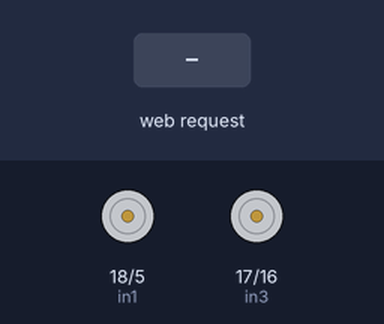
The sketch below on a simulated ESP32. Parts: motor-driver pin pairs drawn as motors (green arrow = first pin HIGH = forward, orange = second pin HIGH = backward, longer = more drive, scaled by the enable pin). The inputs (shaded band) are chosen by the test bench. WiFi joins after 1.5 s; servers stay silent unless stated; what the sketch prints to the serial monitor is not drawn.

Above: at 2.7 s.
2.8 s: HTTP request GET /go/forward received
At 3.4 s:
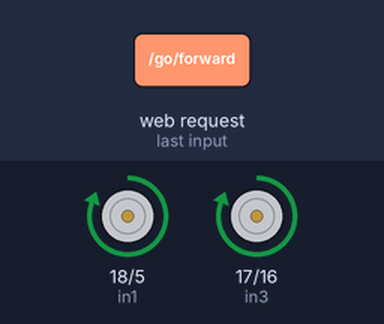
5.3 s: HTTP request GET /go/backward received
At 6.1 s:
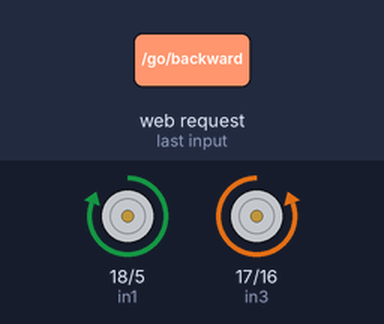
7.8 s: HTTP request GET /set/speed?value=forward received
9.3 s: HTTP request GET /go/forward?value=forward received
11.8 s: HTTP request GET /go/backward?value=forward received
Timing chart, 0 to 14.8 s (numbered marks = the images above; inputs shaded):
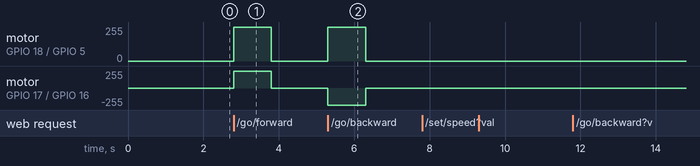

Measured:
- after the input at 2.8 s, motor on GPIO 18 (in1) / GPIO 5 (in2), motor on GPIO 17 (in3) / GPIO 16 (in4): stopped → forward 255/255 at once, → stopped 1.0 s later
- after the input at 5.3 s, motor on GPIO 18 (in1) / GPIO 5 (in2): stopped → forward 255/255 at once, → stopped 1.0 s later; motor on GPIO 17 (in3) / GPIO 16 (in4): stopped → backward 255/255 at once, → stopped 1.0 s later
- after the input at 7.8 s, every drawn part: stays the same

The sketch:

battlebotsai_bot.ino
```cpp
#include <WiFi.h>
#include <WebServer.h>

// WiFi credentials
const char* ssid = "Innovation_Foundry";
const char* password = "@Innovate22";

// Create a web server on port 80
WebServer server(80);

// Global variable for motor speed (0 to 255)
int currentSpeed = 255;

// Motor pin definitions
const int enA = 19;  // PWM speed control Motor A
const int in1 = 18;  // Direction Motor A
const int in2 = 5;
const int in3 = 17;  // Direction Motor B
const int in4 = 16;
const int enB = 4;   // PWM speed control Motor B

// HTML page with buttons and a speed slider
const char* htmlPage = R"=====(
<!DOCTYPE html>
<html>
<head>
  <title>ESP32 Controller</title>
  <style>
    body { text-align: center; font-family: Arial, sans-serif; }
    button { background-color: slateblue; color: white; border: none; width: 80px; height: 30px; margin: 5px; }
    button:hover { background-color: darkslateblue; }
    button:active { background-color: mediumslateblue; }
    input[type=range] { width: 200px; }
  </style>
</head>
<body>
  <h1>ESP32 Controller</h1>
  <p>
    <button onclick="location.href='/go/forward'">FORWARD</button>
    <button onclick="location.href='/go/backward'">BACKWARD</button>
  </p>
  <p>
    <label for="speedSlider">Speed: <span id="speedVal">255</span></label><br>
    <input type="range" id="speedSlider" min="0" max="255" value="255" oninput="updateSpeed(this.value)">
  </p>
  <script>
    function updateSpeed(val) {
      document.getElementById('speedVal').innerText = val;
      var xhr = new XMLHttpRequest();
      xhr.open("GET", "/set/speed?value=" + val, true);
      xhr.send();
    }
  </script>
</body>
</html>
)=====";

// -------------------------
// Function Prototypes
// -------------------------
void handleRoot();
void handleGoForward();
void handleGoBackward();
void handleSetSpeed();
void handleMoveCommand();  // <-- new
void goForward();
void goBackward();
void setSpeed(int motorNumber, int speed);
void setForward(int motorNumber);
void setBackward(int motorNumber);
void setOff(int motorNumber);

// -------------------------
// Setup
// -------------------------
void setup() {
  Serial.begin(115200);

  // Initialize motor control pins
  pinMode(enA, OUTPUT);
  pinMode(enB, OUTPUT);
  pinMode(in1, OUTPUT);
  pinMode(in2, OUTPUT);
  pinMode(in3, OUTPUT);
  pinMode(in4, OUTPUT);

  // Ensure motors are off initially
  digitalWrite(in1, LOW);
  digitalWrite(in2, LOW);
  digitalWrite(in3, LOW);
  digitalWrite(in4, LOW);

  // Connect to WiFi
  WiFi.begin(ssid, password);
  Serial.print("Connecting to WiFi");
  while (WiFi.status() != WL_CONNECTED) {
    delay(500);
    Serial.print(".");
  }
  Serial.println("");
  Serial.print("IP address: ");
  Serial.println(WiFi.localIP());

  // Define HTTP endpoints
  server.on("/", HTTP_GET, handleRoot);
  server.on("/go/forward", HTTP_GET, handleGoForward);
  server.on("/go/backward", HTTP_GET, handleGoBackward);
  server.on("/set/speed", HTTP_GET, handleSetSpeed);

  // New endpoint to handle move commands via direction parameter
  server.on("/move", HTTP_GET, handleMoveCommand);

  // Start the server
  server.begin();
  Serial.println("HTTP server started");
}

// -------------------------
// Main Loop
// -------------------------
void loop() {
  server.handleClient();
}

// -------------------------
// HTTP Handlers
// -------------------------

// Serve the main page
void handleRoot() {
  server.send(200, "text/html", htmlPage);
}

// Handle forward command
void handleGoForward() {
  goForward();
  handleRoot();
}

// Handle backward command
void handleGoBackward() {
  goBackward();
  handleRoot();
}

// Handle speed setting: expects a query parameter "value"
void handleSetSpeed() {
  if (server.hasArg("value")) {
    currentSpeed = server.arg("value").toInt();
    Serial.print("Speed set to: ");
    Serial.println(currentSpeed);
    server.send(200, "text/plain", "Speed set");
  } else {
    server.send(400, "text/plain", "Bad Request");
  }
}

// Handle move command (new)
void handleMoveCommand() {
  if (server.hasArg("direction")) {
    String direction = server.arg("direction");
    direction.toLowerCase(); // make sure it's lower-case for comparison
    if (direction == "forward") {
      goForward();
      server.send(200, "text/plain", "Moving forward");
    } else if (direction == "backward") {
      goBackward();
      server.send(200, "text/plain", "Moving backward");
    } else {
      server.send(400, "text/plain", "Unknown direction");
    }
  } else {
    server.send(400, "text/plain", "Missing 'direction' query parameter");
  }
}

// -------------------------
// Motor Control Functions
// -------------------------
void goForward(){
  // Use currentSpeed as set via the web or default (255)
  setSpeed(0, currentSpeed);
  setSpeed(1, currentSpeed);

  // Turn on motor A & B
  setForward(0);
  setForward(1);

  delay(1000);
  // Turn off motors
  setOff(0);
  setOff(1);
}

void goBackward(){
  // Use currentSpeed as set via the web or default (255)
  setSpeed(0, currentSpeed);
  setSpeed(1, currentSpeed);

  // Turn on motor A & B
  //setBackward(0);
  setForward(0);
  setBackward(1);

  delay(1000);
  // Turn off motors
  setOff(0);
  setOff(1);
}

void setSpeed(int motorNumber, int speed){
  if(motorNumber == 0){
    analogWrite(enA, speed);
  } else if(motorNumber == 1){
    analogWrite(enB, speed);
  }
}

//Sets motor to the "forward" position
void setForward(int motorNumber){
  if(motorNumber == 0){
    digitalWrite(in1, HIGH);
    digitalWrite(in2, LOW);
  } else if(motorNumber == 1){
    digitalWrite(in3, HIGH);
    digitalWrite(in4, LOW);
  }
}

//Sets motor to the "backward" position
void setBackward(int motorNumber){
  if(motorNumber == 0){
    digitalWrite(in1, LOW);
    digitalWrite(in2, HIGH);
  } else if(motorNumber == 1){
    digitalWrite(in3, LOW);
    digitalWrite(in4, HIGH);
  }
}

//sets motor to the "off" position
void setOff(int motorNumber){
  if(motorNumber == 0){
    digitalWrite(in1, LOW);
    digitalWrite(in2, LOW);
  } else if(motorNumber == 1){
    digitalWrite(in3, LOW);
    digitalWrite(in4, LOW);
  }
}
```
